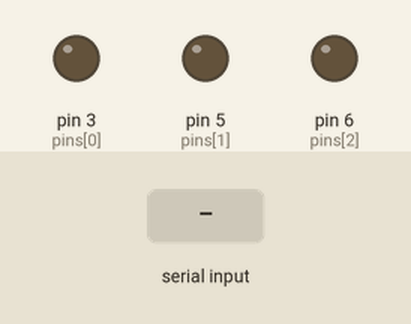
Bench run of a sketch on a simulated Arduino Uno, built with avr-gcc and run on an emulated ATmega328P. Parts: output pins drawn as LEDs (lit = HIGH). The inputs (shaded band) are chosen by the test bench.

Above: at 1.2 s.
1.3 s: "90,45,200\n" received over Serial
At 2.7 s:
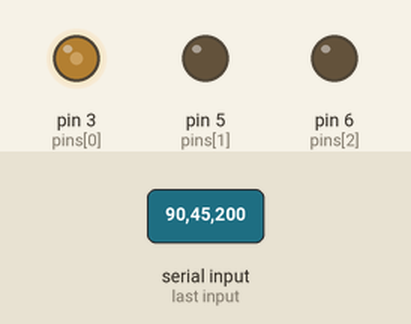
3.8 s: "30,150,10\n" received over Serial
At 5.8 s:
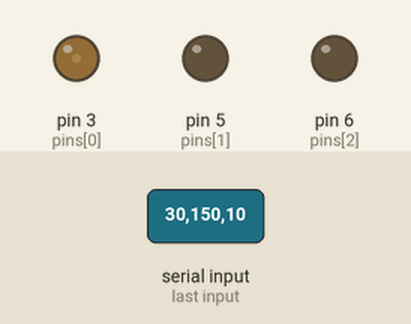
6.3 s: "200\n" received over Serial
At 7.6 s:
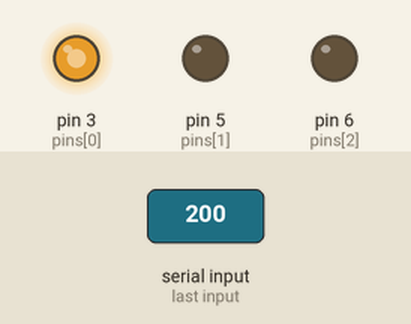
8.7 s: "90,45\n" received over Serial
At 10.7 s:
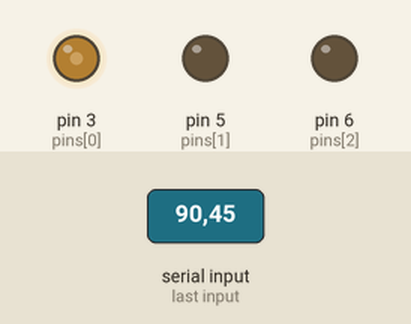
11.1 s: "30,150\n" received over Serial
At 12.5 s:
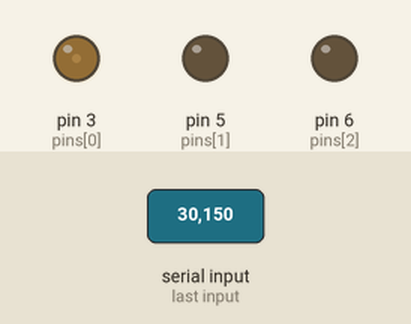
Timing chart, 0 to 14.1 s (numbered marks = the images above; inputs shaded):
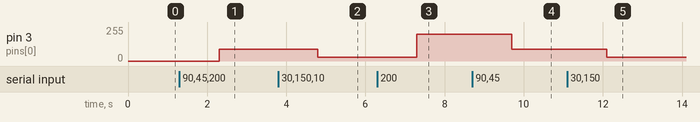

The sketch:

RGB.ino
```cpp
#define INPUT_SIZE 11

int pins[] = {3, 5, 6};

int leds[3];

void setup() {
  randomSeed(analogRead(0));
  Serial.begin(115200);

  for (int i = 0; i < 3; i++) {
    leds[i] = false;
  }
}

void loop() {
  if (Serial.available()) {
    char input[INPUT_SIZE + 1];
    byte size = Serial.readBytes(input, INPUT_SIZE);
    input[size] = 0;

    char* separator = strtok(input, " \n");
    if (separator != NULL) {
      int red = String(separator).toInt();

      separator = strtok(NULL, "  \n");
      int green = String(separator).toInt();

      separator = strtok(NULL, "  \n");
      int blue = String(separator).toInt();

      analogWrite(pins[0], red);
      analogWrite(pins[1], green);
      analogWrite(pins[2], blue);

      //Serial.print(red);
      //Serial.print(" ");
      //Serial.print(green);
      //Serial.print(" ");
      //Serial.println(blue);
    }
  }
}
```

Measured:
- after the input at 1.3 s, pin 3 (pins[0]): 0/255 → 90/255 after 1.0 s
- after the input at 3.8 s, pin 3 (pins[0]): 90/255 → 30/255 after 1.0 s
- after the input at 6.3 s, pin 3 (pins[0]): 30/255 → 200/255 after 1.0 s
- after the input at 8.7 s, pin 3 (pins[0]): 200/255 → 90/255 after 1.0 s
- after the input at 11.1 s, pin 3 (pins[0]): 90/255 → 30/255 after 1.0 s
